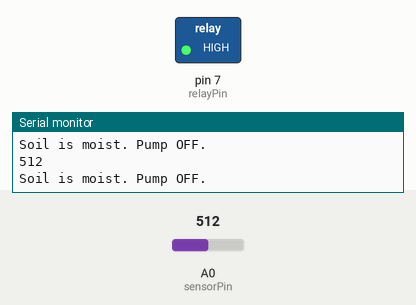
Recording of a sketch running on a simulated Arduino Uno, built with avr-gcc and run on an emulated ATmega328P. Parts: switched loads named in the sketch (green lamp = pin HIGH), the last lines printed to the serial monitor. The inputs (shaded band) are chosen by the test bench; at power-on: A0 (sensorPin) = 512.

Above: at 1.8 s.
1.9 s: A0 (sensorPin) set to 307
3.4 s: A0 (sensorPin) set to 291
At 5.2 s:
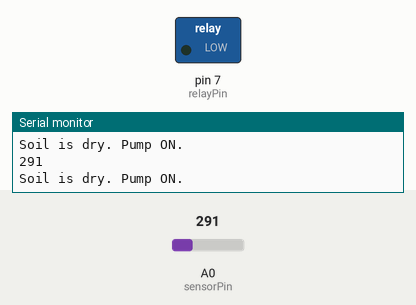
5.5 s: A0 (sensorPin) set to 306
At 7.0 s:
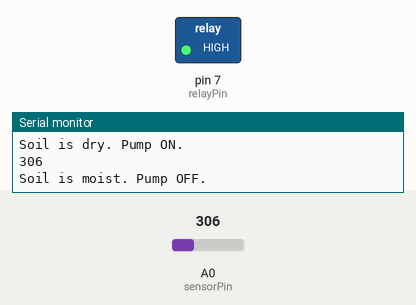
7.5 s: A0 (sensorPin) set to 290
At 8.5 s:
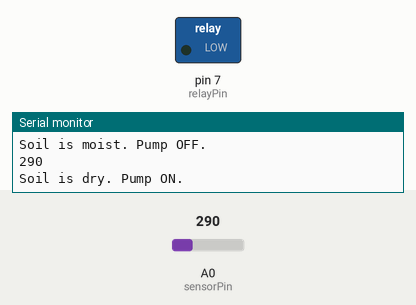
Timing chart, 0 to 10.5 s (numbered marks = the images above; inputs shaded):
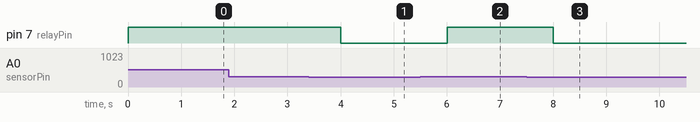

The sketch:

soil_moisture_arduino_code.ino
```cpp
// Constants
const int sensorPin = A0;  // Analog pin for moisture sensor
const int relayPin = 7;    // Digital pin for relay
int threshold = 300;       // Moisture threshold (adjustable)

// Variables
int sensorValue = 0;  // Stores sensor value

void setup() {
  pinMode(relayPin, OUTPUT);  // Set relay pin as output
  digitalWrite(relayPin, HIGH); // Relay off by default
  Serial.begin(9600);  // Start serial communication for debugging
}

void loop() {
  sensorValue = analogRead(sensorPin);  // Read sensor value
  Serial.println(sensorValue);  // Print sensor value to serial monitor

  if (sensorValue < threshold) {
    digitalWrite(relayPin, LOW);  // Turn on water pump (relay on)
    Serial.println("Soil is dry. Pump ON.");
  } else {
    digitalWrite(relayPin, HIGH); // Turn off water pump (relay off)
    Serial.println("Soil is moist. Pump OFF.");
  }

  delay(1000);  // Wait for 1 second before reading again
}
```

Measured:
- the behaviour switches between 300 and 299 on A0 (sensorPin) (found by bisection; images 0 and 1)
- after the input at 3.4 s, pin 7 (relayPin): HIGH → LOW after 0.60 s
- after the input at 5.5 s, pin 7 (relayPin): LOW → HIGH after 0.50 s
- after the input at 7.5 s, pin 7 (relayPin): HIGH → LOW after 0.50 s
